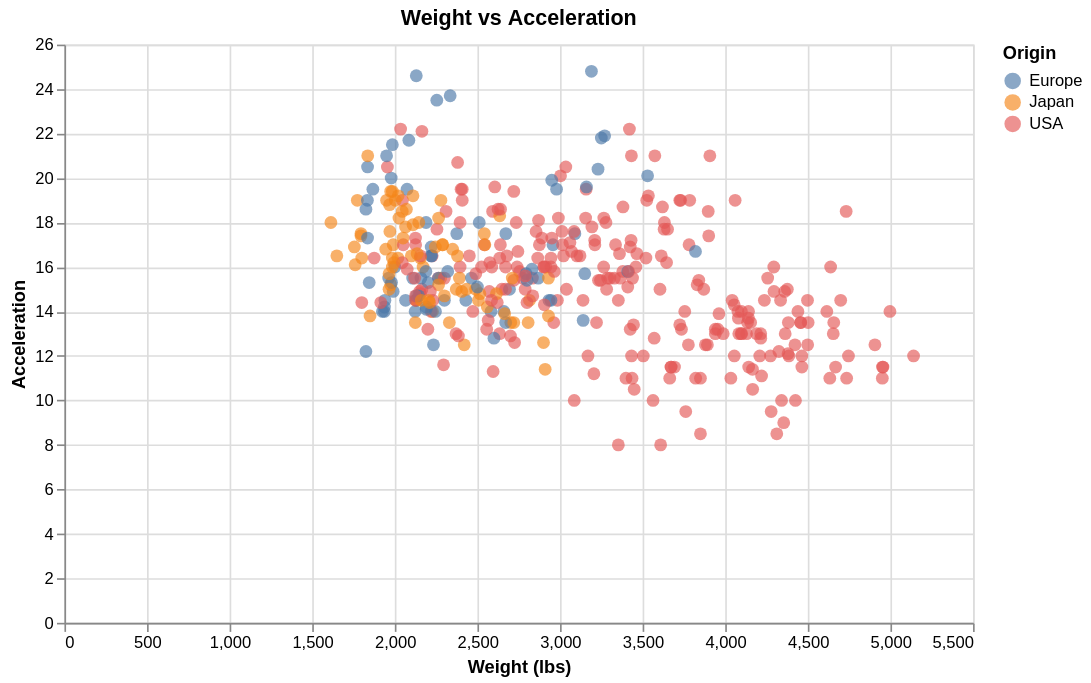

Notebook cell for this chart:
### Markdown cell above
### Interpretation

This chart often reveals a **negative relationship**:
cars with higher horsepower tend to have lower miles per gallon.

This is a good example of a chart that supports reasoning about **trade-offs**.

### Practice prompt

Try replacing:
- `Horsepower` with `Weight_in_lbs`
- `Miles_per_Gallon` with `Acceleration`

Then ask:
- Is the relationship strong?
- Is it linear?
- Are there clusters?

### Code cell
alt.Chart(cars).mark_circle(size=60, opacity=0.65).encode(
    x=alt.X('Weight_in_lbs:Q', title='Weight (lbs)'),
    y=alt.Y('Acceleration:Q', title='Acceleration'),
    color=alt.Color('Origin:N', title='Origin'),
    tooltip=['Name:N', 'Origin:N', 'Weight_in_lbs:Q', 'Acceleration:Q']
).properties(
    title='Weight vs Acceleration',
    width=550,
    height=350
)

### Figure 1 — Vega-Lite specification as saved in the notebook (floating-point values rounded to 4 significant figures; data arrays with more than 128 entries replaced by an {"elided": "..."} marker saying what was removed)
{"config": {"view": {"continuousWidth": 300, "continuousHeight": 300}}, "data": {"name": "data-583e73726c1545c56c203344161a975c"}, "mark": {"type": "circle", "opacity": 0.65, "size": 60}, "encoding": {"color": {"field": "Origin", "title": "Origin", "type": "nominal"}, "tooltip": [{"field": "Name", "type": "nominal"}, {"field": "Origin", "type": "nominal"}, {"field": "Weight_in_lbs", "type": "quantitative"}, {"field": "Acceleration", "type": "quantitative"}], "x": {"field": "Weight_in_lbs", "title": "Weight (lbs)", "type": "quantitative"}, "y": {"field": "Acceleration", "title": "Acceleration", "type": "quantitative"}}, "height": 350, "title": "Weight vs Acceleration", "width": 550, "$schema": "https://vega.github.io/schema/vega-lite/v5.20.1.json", "datasets": {"data-583e73726c1545c56c203344161a975c": {"elided": "406 records"}}}
